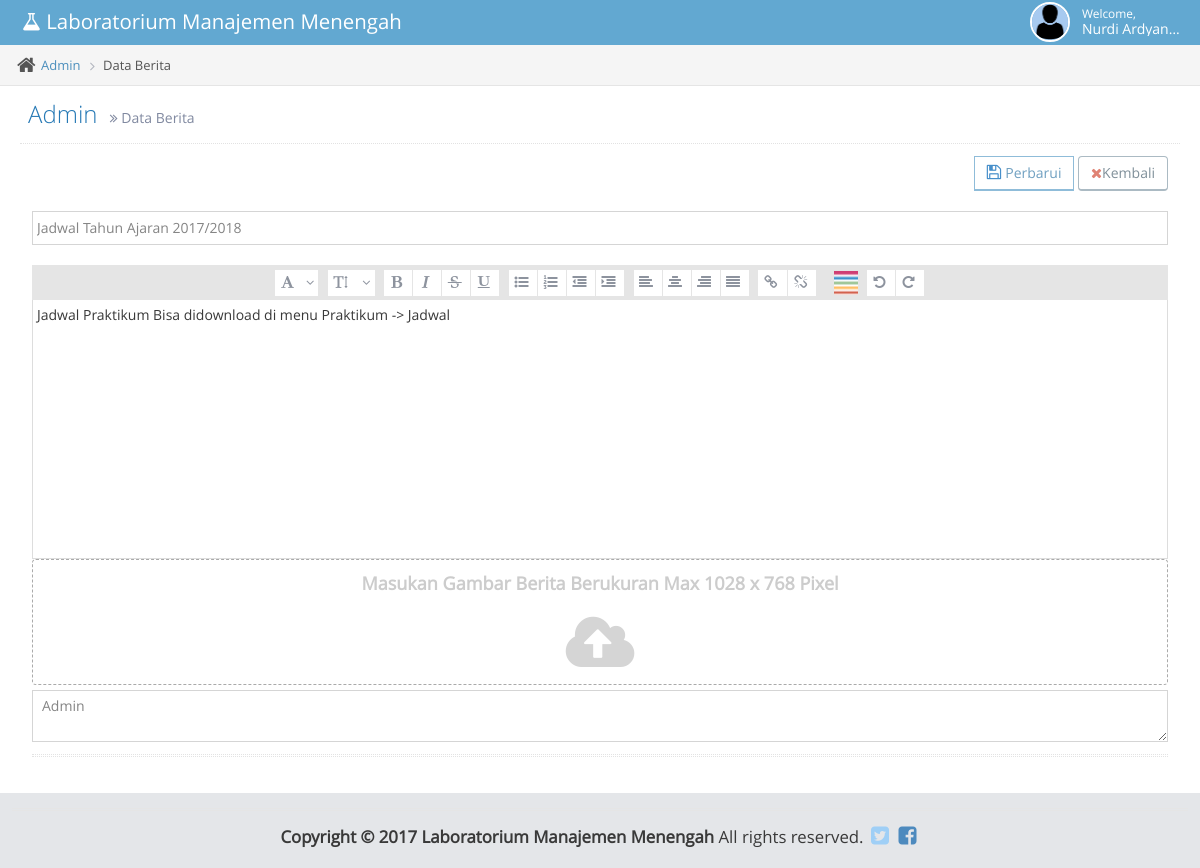
Page /admin/ubah_berita/2 (signed in) on the committed database.
### tables this page shows
CREATE TABLE `tbberita` (
  `id` int NOT NULL,
  `tanggal_post` datetime DEFAULT CURRENT_TIMESTAMP,
  `judul` varchar(100) DEFAULT NULL,
  `isi` varchar(5000) DEFAULT NULL,
  `deskripsi` varchar(1000) DEFAULT NULL,
  `gambar` varchar(1000) DEFAULT NULL,
  `status` int DEFAULT NULL
);

### application/controllers/Admin.php (called while the page is built, shortened)
<?php
class Admin extends CI_Controller {
	function ubah_berita($id)
	{
		$data['data_berita'] = $this->db->query("SELECT * FROM tbberita WHERE id = ".$id." ");
		$data['content'] = 'admin/databerita/ubah_berita';
		$data['judul'] = 'Admin';
		$data['subjudul'] = 'Data Berita';
		$this->load->view('admin/header_admin',$data);
		$this->load->view('admin/content_admin',$data);
		$this->load->view('admin/footer_admin');
	}
}

### index.php (called while the page is built, shortened)
<?php
require_once BASEPATH.'core/CodeIgniter.php';

### application/views/admin/databerita/ubah_berita.php (the view, shortened to what this page needs)
<?php
	foreach ($data_berita->result() as $Row )
	{
		$var_judul = $Row->judul;
		$var_deskripsi = $Row->deskripsi;
		$var_isi = $Row->isi;
	}
?>
<div class="col-xs-12">
	<form action="<?php echo base_url();?>admin/berita" enctype="multipart/form-data" method="post" accept-charset="utf-8" id="my_form22">
		<div style="padding-bottom: 20px;">
			<div align="right" style="padding-bottom: 20px;">
				<button type="submit" name="ubah" class="btn btn-white btn-info btn-bold" ><i class="ace-icon fa fa-floppy-o bigger-120 blue"></i>Perbarui
				</button>
				<button type="button" class="btn btn-white btn-default btn-round" ><a href="<?php echo base_url();?>Admin/berita"><i class="ace-icon fa fa-times red2"></i></a>Kembali
				</button>
			</div>
				<input type="text" name="judul" id="form-field-1-1" placeholder="Masukan Judul..." class="form-control" value="<?php echo $var_judul; ?>" required>
		</div>
		<div class="wysiwyg-editor" name="isi" id="editor1" ><?php echo $var_isi;?></div>
		<textarea name="deskripsi" class="form-control" id="form-field-8" placeholder="Description" style="margin-top: 0px; margin-bottom: 0px; height: 52px;" required><?php echo $var_deskripsi; ?></textarea>
		<div class="hr hr-double dotted"></div>
	</form>
</div>

### rows in the picture
tbberita: judul "Jadwal Tahun Ajaran 2017/2018", isi "Jadwal Praktikum Bisa didownload di menu Praktikum -> Jadwal", deskripsi "Admin"

### other values in the picture
$this->session->userdata('nama_lengkap') "Nurdi Ardyan…"
$judul "Admin"
$subjudul "Data Berita"
